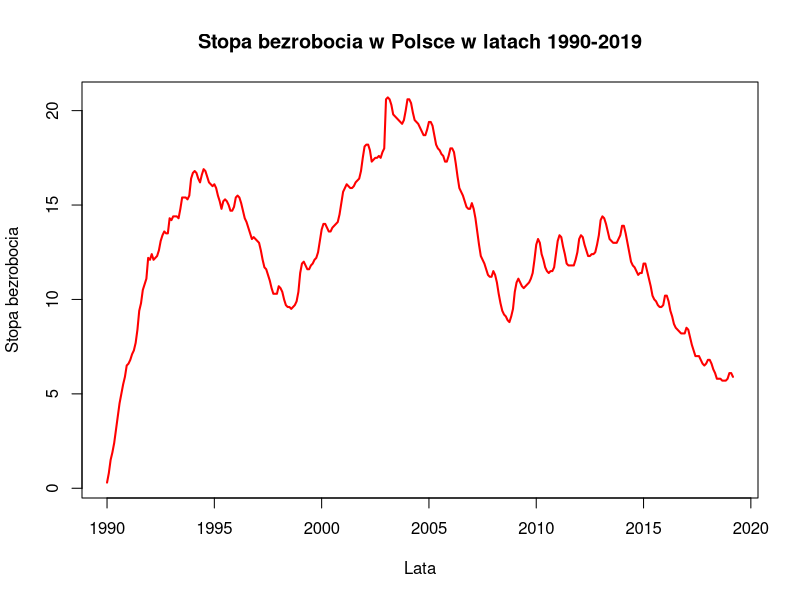
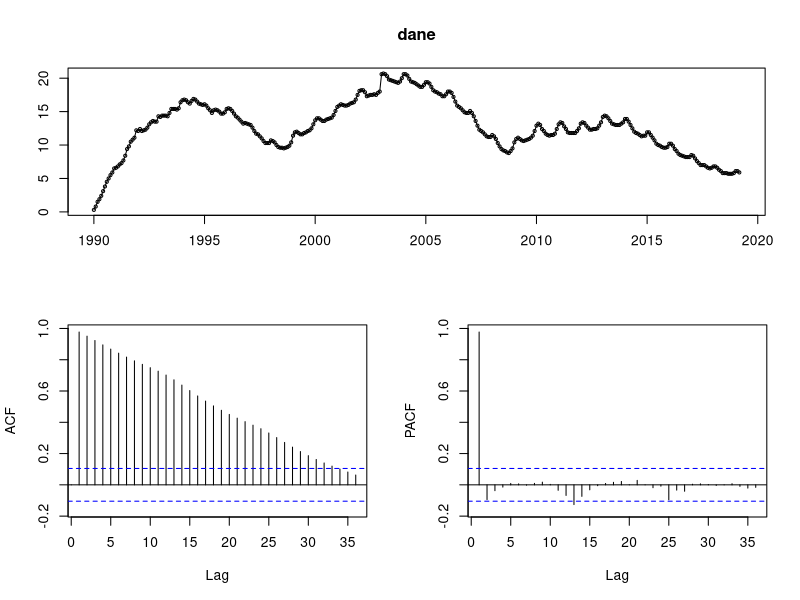
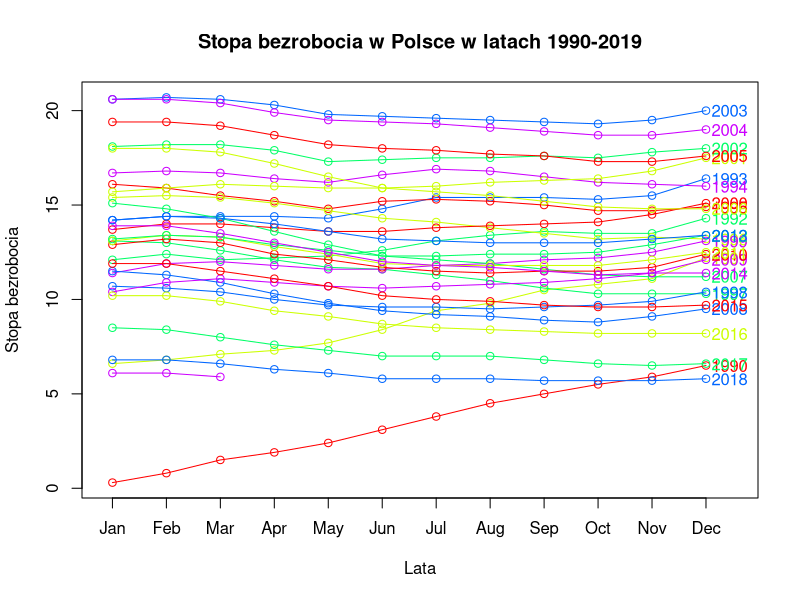
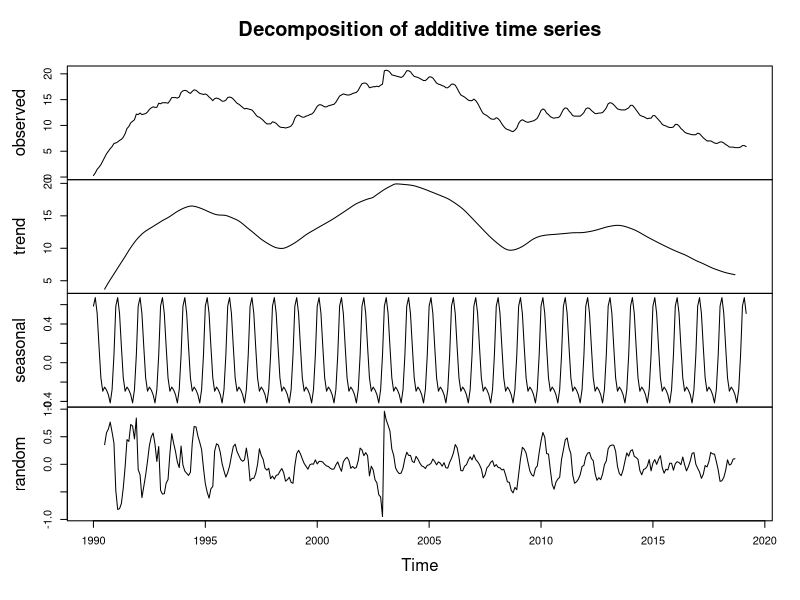
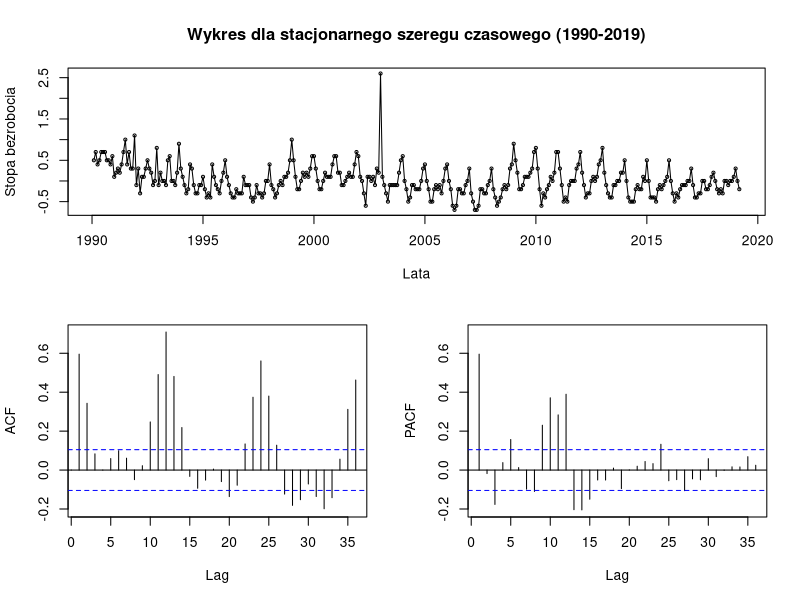
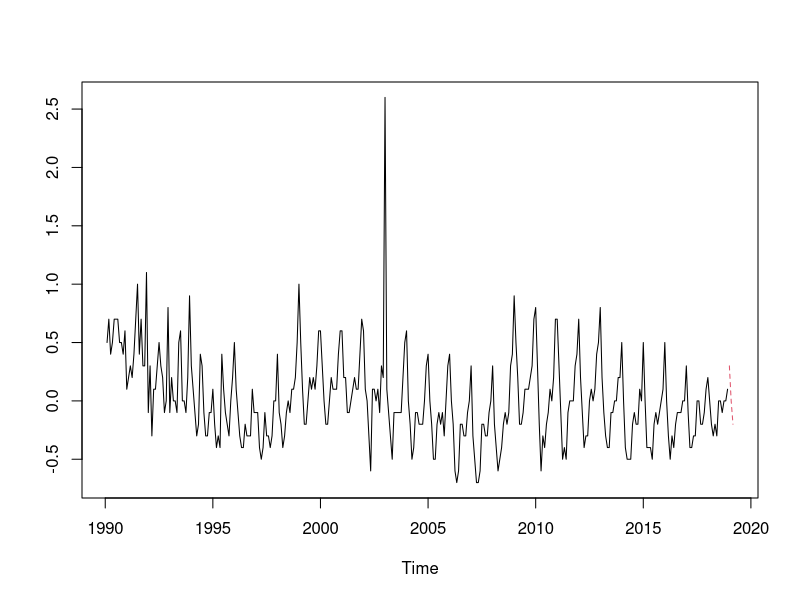
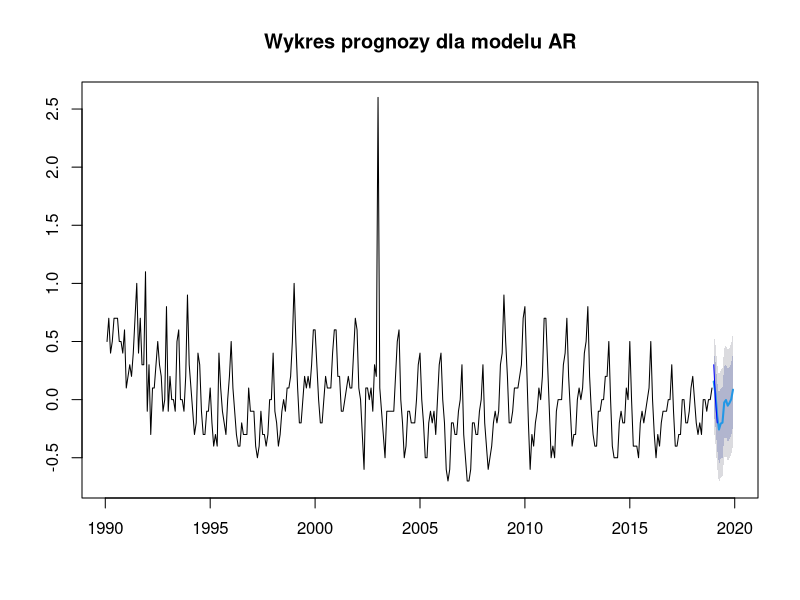
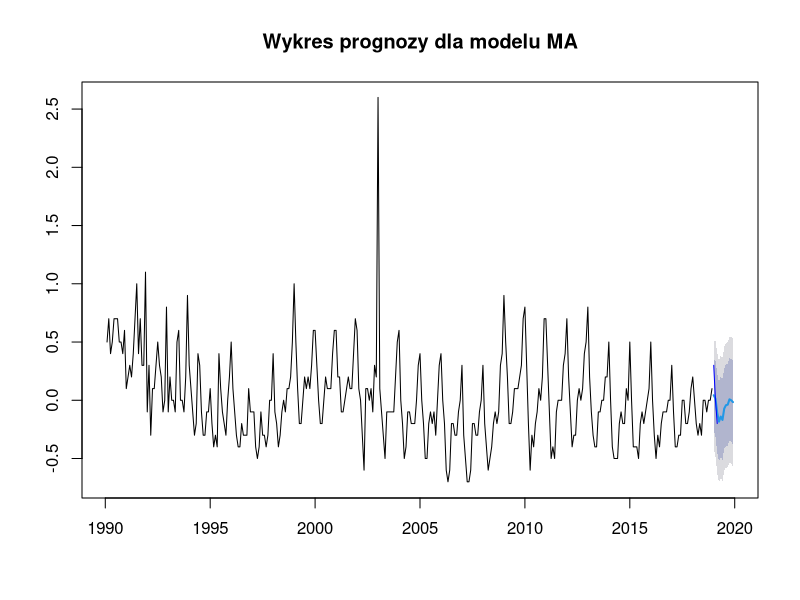

Recreate these plots in R, in order.
## ---- chunk 1
knitr::opts_chunk$set(echo = TRUE)

library(zoo)
library(dplyr)
library(stats)
library(forecast)
library(tseries)
library(stats)
## ---- chunk 2
dane_bezrobocie <- read.csv2("dane2019.csv")
## ---- chunk 3
dane=ts(dane_bezrobocie$kolumna , start=1990, frequency=12)
dane
## ---- chunk 4
plot(dane, 
     type="l", 
     lwd="2", 
     col="red", 
     main = "Stopa bezrobocia w Polsce w latach 1990-2019", 
     ylab = "Stopa bezrobocia",
     xlab = "Lata")
## ---- chunk 5
tsdisplay(dane)
## ---- chunk 6
adf.test(dane, alternative = "stationary")
## ---- chunk 7
seasonplot (dane, col = rainbow (5),year.labels = TRUE, main = "Stopa bezrobocia w Polsce w latach 1990-2019", ylab = "Stopa bezrobocia",xlab = "Lata")
## ---- chunk 8
dane.dekomp <- decompose(dane)
plot(dane.dekomp)
## ---- chunk 9
dane1<-diff(dane)
tsdisplay(dane1, main = "Wykres dla stacjonarnego szeregu czasowego (1990-2019)", xlab = "Lata", ylab = "Stopa bezrobocia")
## ---- chunk 10
adf.test(dane1, alternative = "stationary")
## ---- chunk 11
zb.train<-window(dane1,end= c(2018,12))
zb.test<-window(dane1,start=c(2019,1))
## ---- chunk 12
ts.plot(zb.train, zb.test, col=1:2, lty=c(1,2))
## ---- chunk 13
AR<-arima(zb.train, c(15,1,0))
summary(AR)
## ---- chunk 14
prognozaAR<-forecast(AR,h=12)
## ---- chunk 15
plot(prognozaAR,type="l", main = "Wykres prognozy dla modelu AR")
lines(zb.test, col="blue")
## ---- chunk 16
MA<-arima(zb.train, c(0,1,22))
summary(MA)
## ---- chunk 17
prognozaMA<-forecast(MA,h=12)
## ---- chunk 18
plot(prognozaMA,type="l", main = "Wykres prognozy dla modelu MA")
lines(zb.test, col="blue")
## ---- chunk 19
prognozaMA
## ---- chunk 20
ARIMA<-auto.arima(zb.train)
summary(ARIMA)
## ---- chunk 21
prognozaARIMA<-forecast(ARIMA,h=12)
## ---- chunk 22
plot(prognozaARIMA,type="l", main = "Wykres prognozy dla modelu ARIMA")
lines(zb.test, col="blue")
## ---- chunk 23
lambda <- BoxCox.lambda(zb.train) 
lambda
## ---- chunk 24
train_BC <- BoxCox(zb.train, lambda)
test_BC <- BoxCox(zb.test, lambda)
BC <- auto.arima(train_BC)
summary(BC)
## ---- chunk 25
prognoza_BC <- forecast(BC, h=12)
## ---- chunk 26
plot(prognoza_BC,
     main= "Wykres prognozy dla modelu BC",
     xlab= "Dni")
lines(zb.test, col="pink")
## ---- chunk 27
mean1<- mean((prognozaAR$mean-zb.test)^2, na.rm = TRUE)
mean2<- mean((prognozaMA$mean-zb.test)^2, na.rm = TRUE)
mean3<- mean((prognozaARIMA$mean-zb.test)^2, na.rm = TRUE)
mean4<- mean((prognoza_BC$mean-zb.test)^2, na.rm = TRUE)
## ---- chunk 28
mean1
mean2
mean3
mean4
